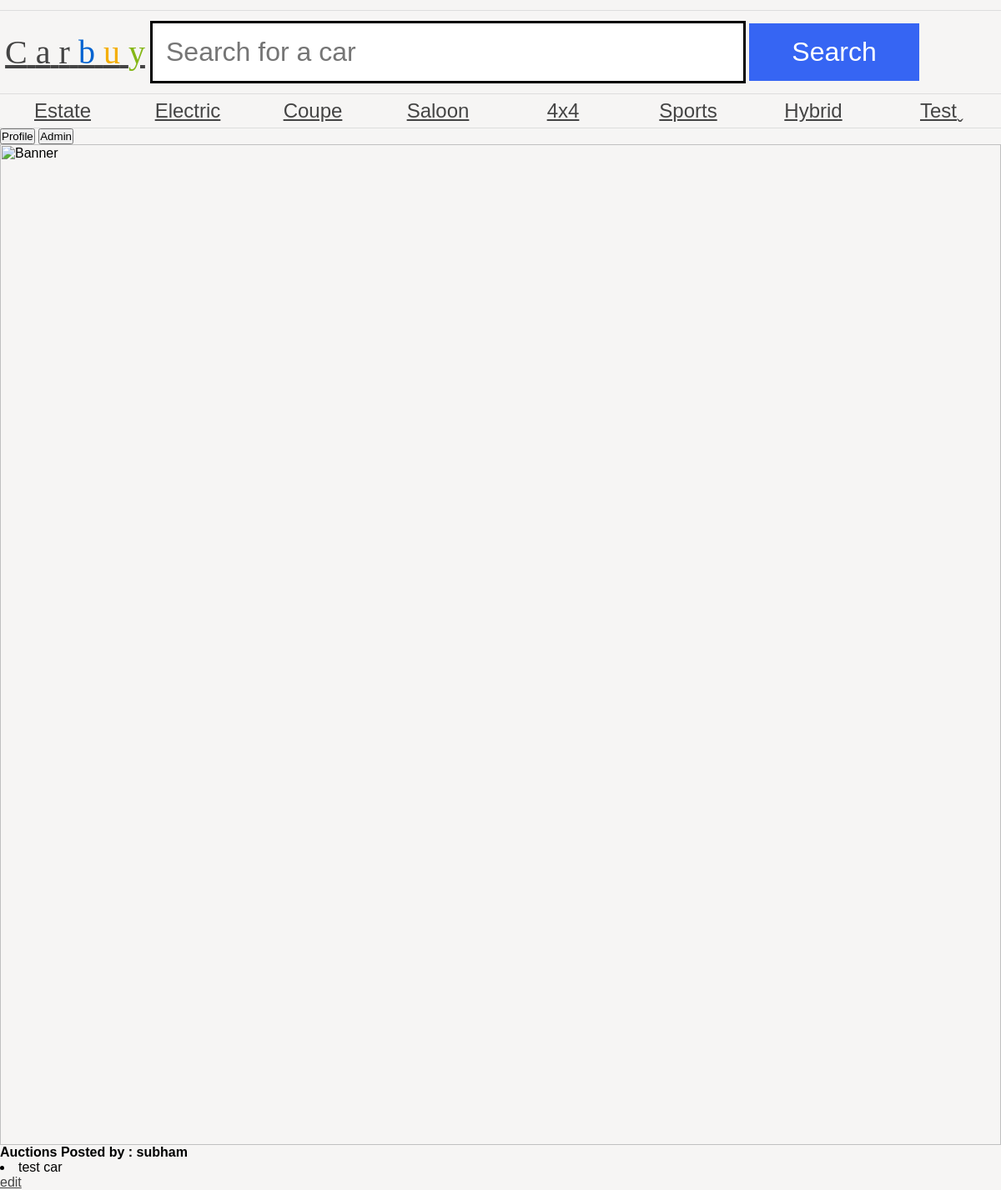
Page /as1/public/myAuction.php (signed in) on the committed database.
### tables this page shows
CREATE TABLE `category` (
  `category_id` int(11) NOT NULL AUTO_INCREMENT,
  `name` varchar(255) DEFAULT NULL,
  PRIMARY KEY (`category_id`)
);

CREATE TABLE `auction` (
  `product_id` int(11) NOT NULL AUTO_INCREMENT,
  `title` varchar(255) DEFAULT NULL,
  `endDate` date DEFAULT NULL,
  `description` varchar(255) DEFAULT NULL,
  `categoryId` varchar(255) DEFAULT NULL,
  `price` decimal(8,2) DEFAULT NULL,
  `user_id` int(11) DEFAULT NULL,
  PRIMARY KEY (`product_id`),
  KEY `Foreign` (`user_id`) USING BTREE,
  CONSTRAINT `test` FOREIGN KEY (`user_id`) REFERENCES `users` (`id`) ON DELETE CASCADE ON UPDATE CASCADE
);

### as1/public/dbConn.php (called while the page is built, shortened)
<?php
$username = "v.je";
$password = "v.je";
$conn = new PDO('mysql:dbname=assignment1;host=mysql', $username, $password, [PDO::ATTR_ERRMODE => PDO::ERRMODE_EXCEPTION]);
$getCategoryQuery = $conn->prepare('SELECT * FROM category');
$getCategoryQuery->execute();
$getCategory = $getCategoryQuery->fetchAll();
?>

### as1/public/myAuction.php (the view, shortened to what this page needs)
<?php
require 'header.php';
if (isset($_SESSION['username'])) {
    $userID = $_SESSION['userID'];
    include_once('dbConn.php');
    $getAuctionQuery = $conn->query("SELECT  `product_id`,`title`, `endDate`, `description`, `categoryId`, `price` FROM `auction` WHERE user_id = '$userID'");
    $getAuctionQuery->execute();
    $getAuction = $getAuctionQuery->fetchAll();
    echo '<strong>Auctions Posted by : ' . $_SESSION['username'] . '</strong>';
    array_map(function ($auctions) {
        $auctionName = $auctions['title'];
        $CarID = $auctions['product_id'];
        $Result = '<li>' . $auctionName . '</li><a href=editAuction.php?CarID=' . $CarID . '>edit</a>';
        echo $Result;
    }, $getAuction);
} else {
    echo 'You are not logged in <a href="login.php"><button>Login Now!</button></a>';
}

### as1/public/header.php (shortened to what this page needs)
<?php
require 'dbConn.php';
?>
<html>
<head>
	<link rel="stylesheet" href="carbuy.css" />
</head>
<body>
	<header>
		<a href="index.php">
			<h1><span class="C">C</span>
				<span class="a">a</span>
				<span class="r">r</span>
				<span class="b">b</span>
				<span class="u">u</span>
				<span class="y">y</span>
			</h1>
		</a>
		<form action="#">
			<input type="text" name="search" placeholder="Search for a car" />
			<input type="submit" name="submit" value="Search" />
		</form>
	</header>
	<nav>
		<ul>
			<?php
			array_map(function ($category) {
				$categoryName = $category['name'];
				$categoryID = $category['category_id'];
				echo '<li>' . '<a class="categoryLink" href="categoryPage.php?categoryID=' . $categoryID . '">' . $categoryName . '</a>' . '</li>';
			}, array_values($getCategory));
			?>
		</ul>
	</nav>
	<div class="headerButton" style="justify-content: center">
		<button>Profile</button>
	</div>
	<span class="HeaderButton">
		<button>Admin</button>
	</span>
	<img src="banners/1.jpg" alt="Banner" />
</body>
</html>

### as1/public/carbuy.css (style rules this page uses)
* { margin: 0; padding: 0; }
body { font-family: "Oxygen-Regular", sans-serif; background-color: #f6f5f4; max-width: 100vw; overflow-x: hidden; }
h1, h2, h3, h4 { font-weight: normal; }
a, a:visited { color: #444; }
header { margin-top: 1vw; font-family: "Univers-Light-Normal"; display: grid; grid-template-columns: 15% 85%; align-items: center; padding-top: 1vw; padding-bottom: 1vw; border-top: 1px solid #ddd; border-bottom: 1px solid #ddd; }
header h1 { text-align: center; font-size: 2.5em; }
form { display: block; }
header form input[type="text"] { border: 3px solid black; font-size: 2em; padding: 0.5em; width: 70%; }
body > img { width: 100vw; }
header form input[type="submit"] { background-color: #3665f3; color: white; width: 20%; font-size: 2em; padding: 0.5em; cursor: pointer; border: 0; }
header .b { color: #0063d1; }
header .u { color: #f4ae01; }
header .y { color: #85b716; }
body > nav { border-bottom: 1px solid #ddd; }
body > nav ul li:last-child a:after { content: "ˬ"; position: absolute; }
body > nav ul { display: flex; width: 100vw; list-style-type: none; }
body > nav ul li { flex: 1; }
body > nav ul li a { display: block; text-align: center; padding-top: 0.5vw; padding-bottom: 0.5vw; font-size: 1.5em; }

### as1/public/header.php (style rules this page uses)
.HeaderButton { display: inline-block; position: relative; }

### rows in the picture
category: name "Estate"
category: name "Electric"
category: name "Coupe"
category: name "Saloon"
category: name "4x4"
category: name "Sports"
category: name "Hybrid"
category: name "Test"
auction: title "test car"

### other values in the picture
$_SESSION['username'] "subham"
